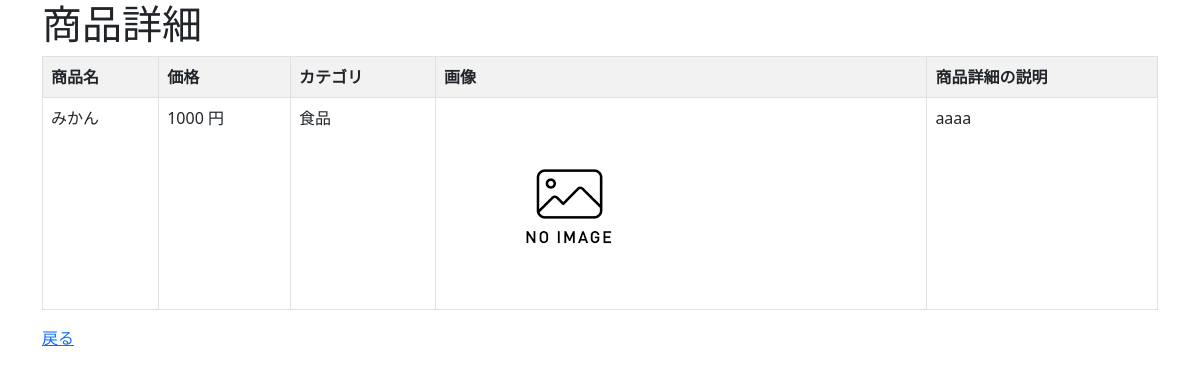
/crud/detail/3, run on the app's committed database.
### crud/models.py (models this page shows, shortened)
class Product(models.Model):
  name = models.CharField(max_length=200)
  price = models.PositiveIntegerField()
  category = models.ForeignKey(Category, on_delete=models.CASCADE)
  img = models.ImageField(blank=True, default='noImage.png')
  product_detail = models.TextField(blank=True, null=True)

class Category(models.Model):
  name = models.CharField(max_length=200)
  def __str__(self):
    return self.name

### crud/views.py (the view)
# urls.py: path('crud/detail/<int:pk>', views.ProductDetailView.as_view(), name="detail"),
class ProductDetailView(DetailView):
  model = Product

### crud/templates/crud/product_detail.html (shortened to what this page needs)
{% extends "base.html" %}
{% block content %}
<h1>商品詳細</h1>
<table class="table table-striped table-hover table-bordered">
  <thread>
    <tr>
       <th>商品名</th>
       <th>価格</th>
       <th>カテゴリ</th>
       <th>画像</th>
       <th>商品詳細の説明</th>
    </tr>
  </thread>
  <tr>
    <td>{{ product.name }}</td>
    <td>{{ product.price }} 円</td>
    <td>{{ product.category }}</td>
    <td><img src={{ product.img.url }} style="width=100px height=auto;"></td>
    <td>{{ product.product_detail}}</td>
  </tr>
</table>
<a href="{% url 'list' %}">戻る</a>
{% endblock %}

### data on the page
Product: name "みかん", price "1000", category "食品", img (placeholder picture), product_detail "aaaa"
